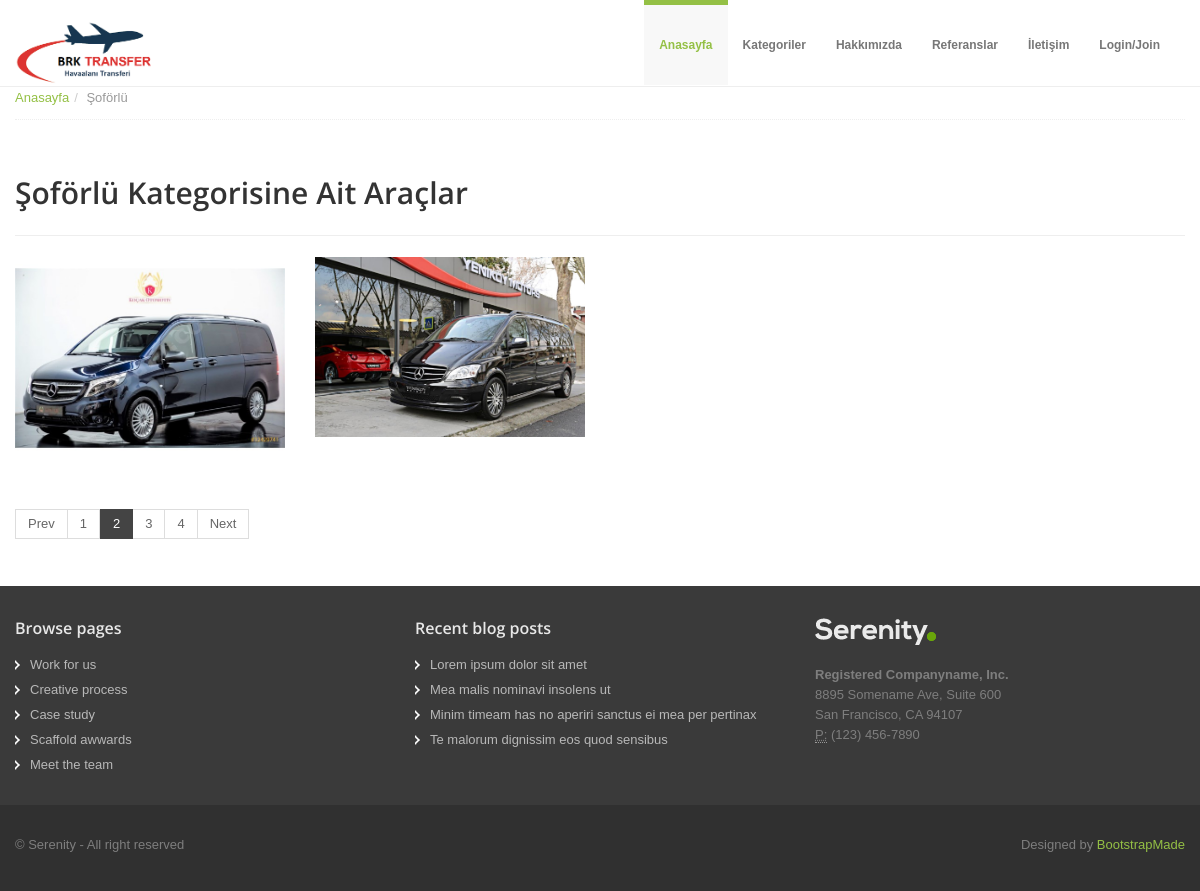
Before: /category/8/Soforlu/ with the older database file.
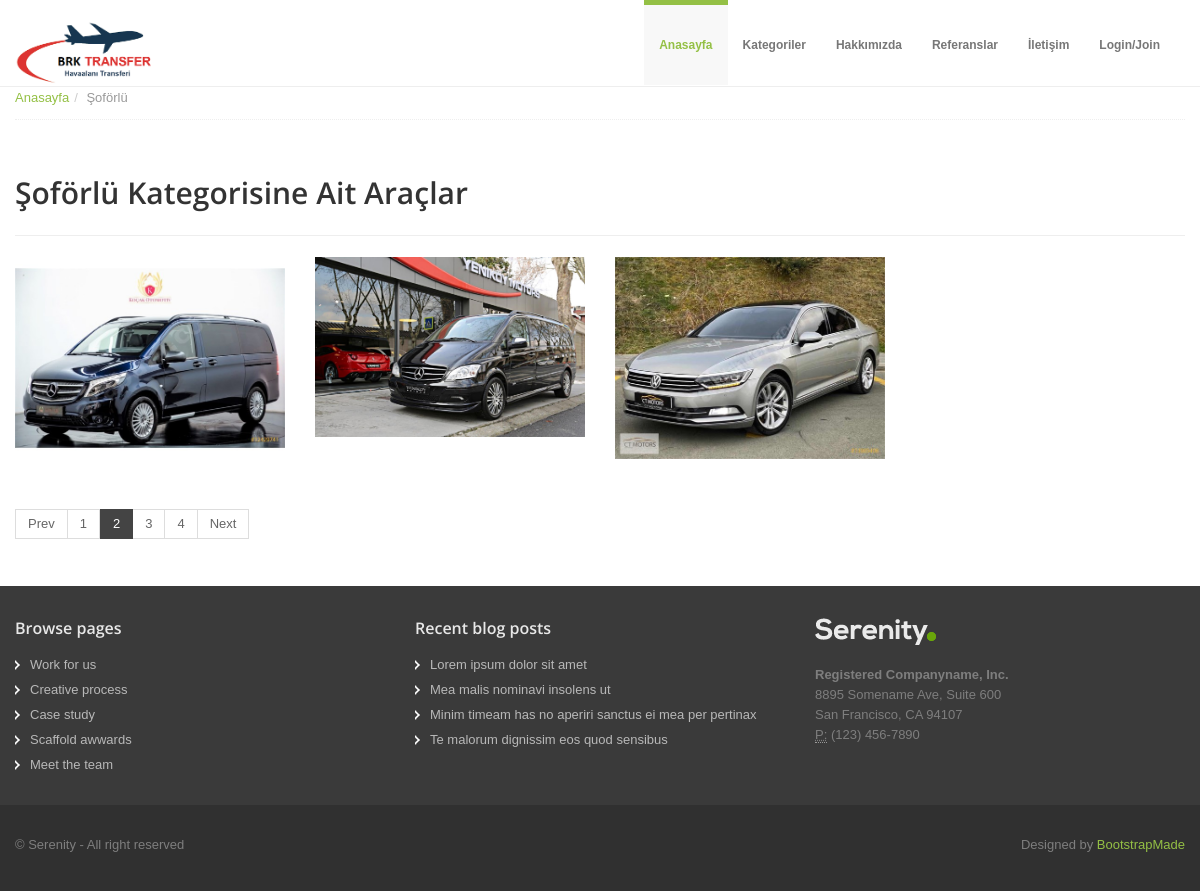
After: the same page with the newer database file.
### car/models.py (models this page shows, shortened)
class Category(MPTTModel):
    STATUS = (
        ('True', 'Evet'),
        ('False', 'Hayır'),
    )
    title = models.CharField(max_length=100)
    keywords = models.CharField(max_length=255)
    description = models.CharField(max_length=255)
    image = models.ImageField(blank=True, upload_to='images/')
    status = models.CharField(max_length=10, choices=STATUS)
    slug = models.SlugField(null=False, unique=True)
    parent = TreeForeignKey('self', blank=True, null=True, related_name='children', on_delete=models.CASCADE)
    create_at = models.DateTimeField(auto_now_add=True)
    update_at = models.DateTimeField(auto_now = True)
    class MPTTMeta:
        order_insertion_by = ['title']
    def image_tag(self):
        return mark_safe('<img src="{}" height="50"/>'.format(self.image.url))
    image_tag.short_description = 'Image'

class Car(models.Model):
    STATUS = (
        ('True', 'Evet'),
        ('False', 'Hayır'),
    )
    category = models.ForeignKey(Category, on_delete=models.CASCADE)
    title = models.CharField(blank=True, max_length=150)
    keywords = models.CharField(blank=True, max_length=255)
    description = models.CharField(blank=True, max_length=255)
    marka = models.CharField(blank=True, max_length=255)
    model = models.CharField(blank=True, max_length=255)
    kisi_sayisi = models.IntegerField()
    image = models.ImageField(blank=True, upload_to='images/')
    price = models.FloatField()
    detail = RichTextUploadingField()
    slug = models.SlugField(null=False, unique=True)
    status = models.CharField(max_length=10, choices=STATUS)
    create_at = models.DateTimeField(auto_now_add=True)
    update_at = models.DateTimeField(auto_now = True)
    def image_tag(self):
        return mark_safe('<img src="{}" height="50"/>'.format(self.image.url))
    image_tag.short_description = 'Image'

### home/views.py (the view)
# urls.py: path('category/<int:id>/<slug:slug>/', views.category_cars, name='category_cars'),
def category_cars(request, id, slug):
    setting = Setting.objects.get(pk=1)
    category = Category.objects.all()
    categorydata = Category.objects.get(pk=id)
    cars = Car.objects.filter(category_id=id)
    context = {'cars': cars,
               'category': category,
               'categorydata': categorydata,
               'setting': setting,
               }
    return render(request, 'cars.html', context)

### home/templates/cars.html (shortened to what this page needs)
{% extends "homebase.html" %}
{% block body %}
<section id="breadcrumb">
    <div class="container">
        <div class="row">
            <div class="span12">
                <ul class="breadcrumb notop">
                    <li><a href="/">Anasayfa</a><span class="divider">/</span></li>
                    <li class="active">{{ categorydata.title }}</li>
                </ul>
            </div>
        </div>
    </div>
</section>
<section id="maincontent">
    <div class="container">
        <h1>{{ categorydata.title}} Kategorisine Ait Araçlar</h1>
        <hr>
        <div class="row">
            <ul class="portfolio-area da-thumbs">
                {% for rs in cars %}
                <li class="portfolio-item2" data-id="id-0" data-type="web">
                    <div class="span3">
                        <div class="thumbnail">
                            <div class="image-wrapp">
                                <img src="{{ rs.image.url }}" alt="Portfolio name" title=""/>
                            </div>
                        </div>
                    </div>
                </li>
                {% endfor %}
            </ul>
        </div>
        <div class="row">
            <div class="span12">
                <div class="pagination">
                    <ul>
                        <li><a href="#">Prev</a></li>
                        <li><a href="#">1</a></li>
                        <li class="active"><a href="#">2</a></li>
                        <li><a href="#">3</a></li>
                        <li><a href="#">4</a></li>
                        <li><a href="#">Next</a></li>
                    </ul>
                </div>
            </div>
        </div>
    </div>
</section>
{% endblock %}

### home/templates/homebase.html (shortened to what this page needs)
<!DOCTYPE html>
<html lang="en">
<head>
    {% load static %}
    <link href="{% static 'assets/css/bootstrap.css'%}" rel="stylesheet">
    <link href="{% static 'assets/css/bootstrap-responsive.css'%}" rel="stylesheet">
    <link href="{% static 'assets/css/docs.css'%}" rel="stylesheet">
    <link href="{% static 'assets/css/prettyPhoto.css'%}" rel="stylesheet">
    <link href="{% static 'assets/js/google-code-prettify/prettify.css'%}" rel="stylesheet">
    <link href="{% static 'assets/css/flexslider.css'%}" rel="stylesheet">
    <link href="{% static 'assets/css/sequence.css'%}" rel="stylesheet">
    <link href="{% static 'assets/css/style.css'%}" rel="stylesheet">
    <link href="{% static 'assets/color/default.css'%}" rel="stylesheet">
    <link rel="stylesheet" href="https://ajax.googleapis.com/ajax/libs/jqueryui/1.11.4/themes/smoothness/jquery-ui.css">
</head>
<body>
{% block header %} {% include "header.html" %} {% endblock %}
{% block body %} {% endblock %}
{% include 'footer.html'%}
</body>
</html>

### home/templates/header.html (shortened to what this page needs)
{% load static %}
<header>
  <div class="navbar navbar-fixed-top">
    <div class="navbar-inner">
      <div class="container">
        <a class="brand logo" href="/"><img src="{% static 'assets/img/resim.png'%}" height="140" width="140" alt=""></a>
        <div class="navigation">
          <nav>
            <ul class="nav topnav">
              <li class="dropdown active">
                <a href="/">Anasayfa</a>
              </li>
              <li class="dropdown">
                <a href="#">Kategoriler</a>
                  {% load mptt_tags %}
              </li>
              <li class="dropdown">
                <a href="/hakkimizda">Hakkımızda</a>
              </li>
              <li class="dropdown">
                <a href="/referanslar">Referanslar</a>
              </li>
              <li class="dropdown">
                <a href="/iletisim">İletişim</a>
              </li>
              <li class="dropdown">
                {% if user.id is not None %}
                <a href="#"><img alt="image" src="{% static 'assets/img/resim.png'%}" style="height: 15px" class="rounded-circle mr-1">
                  {{ user.first_name }}</a>
                {% else %}
                <a href="#">Login/Join</a>
                {% endif %}
              </li>
            </ul>
          </nav>
        </div>
      </div>
    </div>
  </div>
</header>

### home/templates/footer.html (shortened to what this page needs)
{% load static %}
<footer class="footer">
  <div class="container">
    <div class="row">
      <div class="span4">
        <div class="widget">
          <h5>Browse pages</h5>
          <ul class="regular">
            <li><a href="#">Work for us</a></li>
            <li><a href="#">Creative process</a></li>
            <li><a href="#">Case study</a></li>
            <li><a href="#">Scaffold awwards</a></li>
            <li><a href="#">Meet the team</a></li>
          </ul>
        </div>
      </div>
      <div class="span4">
        <div class="widget">
          <h5>Recent blog posts</h5>
          <ul class="regular">
            <li><a href="#">Lorem ipsum dolor sit amet</a></li>
            <li><a href="#">Mea malis nominavi insolens ut</a></li>
            <li><a href="#">Minim timeam has no aperiri sanctus ei mea per pertinax</a></li>
            <li><a href="#">Te malorum dignissim eos quod sensibus</a></li>
          </ul>
        </div>
      </div>
      <div class="span4">
        <div class="widget">
          <a class="brand logo" href="index.html">
            <img src="{% static 'assets/img/logo-dark.png'%}" alt="">
          </a>
          <address>
            <strong>Registered Companyname, Inc.</strong><br>
            8895 Somename Ave, Suite 600<br>
            San Francisco, CA 94107<br>
            <abbr title="Phone">P:</abbr> (123) 456-7890
          </address>
        </div>
      </div>
    </div>
  </div>
  <div class="verybottom">
    <div class="container">
      <div class="row">
        <div class="span6">
          <p>
            &copy; Serenity - All right reserved
          </p>
        </div>
        <div class="span6">
          <div class="credits">
            Designed by <a href="https://bootstrapmade.com/">BootstrapMade</a>
          </div>
        </div>
      </div>
    </div>
  </div>
</footer>
{% load static %}

### home/static/assets/css/docs.css (style rules this page uses)
section { padding-top: 30px; }

### home/static/assets/css/style.css (style rules this page uses)
.row { margin-bottom: 20px; }
header .navbar .brand.logo { padding: 0; margin-left: 0; margin-top: 20px; }
.navbar .nav { margin-top: 5px; }
.navbar .nav li.active { margin-top: -5px; }
.navbar .nav li.active a, .navbar .nav li.active a:hover { background: #f8f8f8; }
.navbar ul.topnav { float: right; }
.navbar .nav>li>a { float: none; font-size: 12px; padding: 30px 15px 30px; color: #777777; text-decoration: none; text-shadow: none; font-weight: bold; }
#maincontent { z-index: 1000; margin-top: 0px; }
.portfolio-area { float: left; width: 100%; margin: 0; padding: 0; }
.portfolio-area li { float: left; list-style: none; margin: 0 0 30px 0; padding: 0; }
.portfolio-area .thumbnail, .portfolio-home .thumbnail { display: block; padding: 0; border: none; }
.portfolio-area .image-wrapp, .portfolio-home .image-wrapp { position: relative; padding: 0; overflow: hidden; border: nonw; }
.portfolio-area .image-wrapp img, .portfolio-home .image-wrapp img { margin: 0; padding: 0; }
.da-thumbs li, .da-thumbs li img { display: block; position: relative; }
.da-thumbs li { overflow: hidden; }
.pagination { margin-top: 0; }
.pagination ul li a { color: #666; }
.pagination ul li.active a { background: #444; color: #fff; border: 1px solid #444; }
#breadcrumb .breadcrumb { margin: -30px 0 0 0; border-bottom: 1px dotted #eeeeee; padding-bottom: 10px; }
.breadcrumb>li { display: inline-block; *display: inline; line-height: 1.6em; *zoom: 1; }
.breadcrumb>li>.divider { padding: 0 5px; color: #ccc; }
footer { padding-top: 30px; color: #7e7e7e; }
footer.footer { background: #3a3a3a; }
footer h1, footer h2, footer h3, footer h4, footer h5, footer h6 { color: #e8e8e8; }
footer .verybottom { padding-top: 30px; background: #303030; }
footer ul.regular li a, footer .nav-list li.nav-header { text-shadow: none; color: #b8b8b8; }
footer ul.regular, footer ul.nav { margin-left: 0; list-style: none; }
footer ul.regular li { background-attachment: scroll; background: url(../img/list/white-arrow.png) no-repeat 0 5px; padding-left: 15px; margin-top: 5px; margin-left: 0; }
footer .logo img { margin-bottom: 20px; }
.credits { text-align: right; }

### home/static/assets/color/default.css (style rules this page uses)
a { color: #94c045; }
.navbar .nav li.active { border-top:5px solid #94c045; }
.navbar .nav li.active a { color:#94c045; }

Changed rows visible on the page:
added Car: image (picture)
